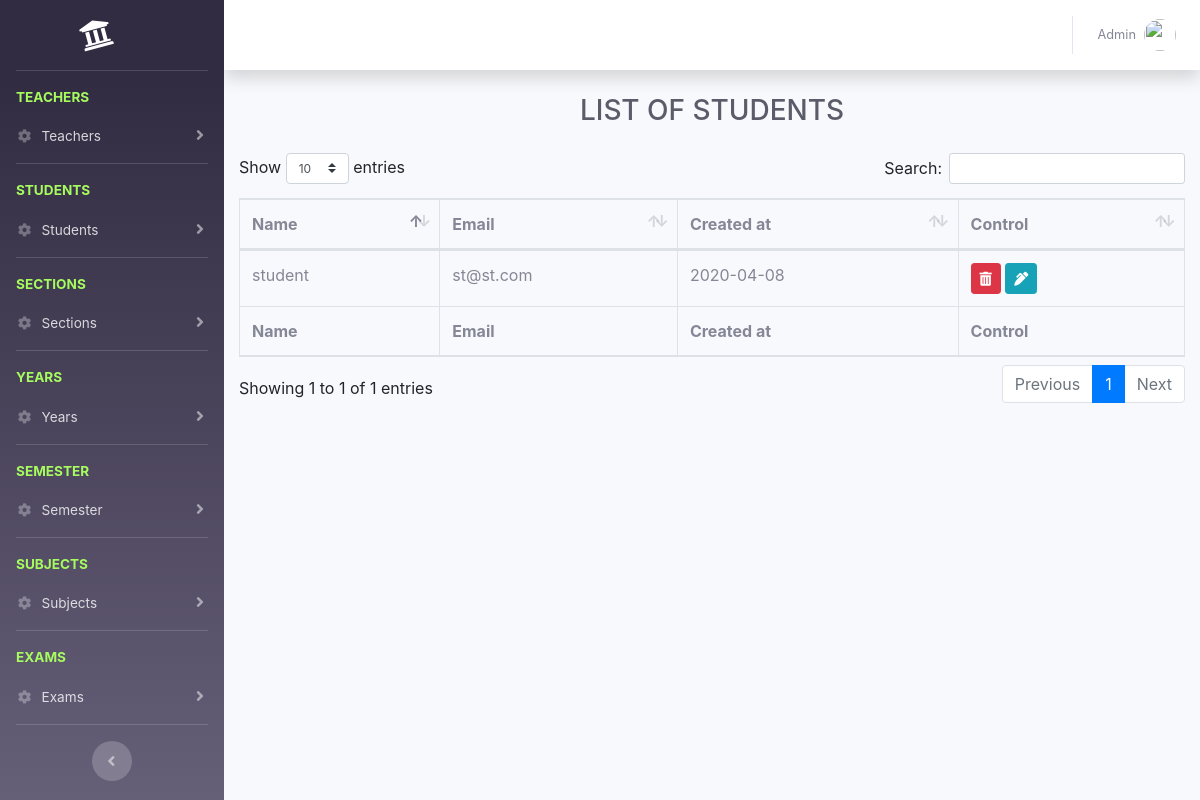
The app's page /admins/all-student.php (signed in), older data.
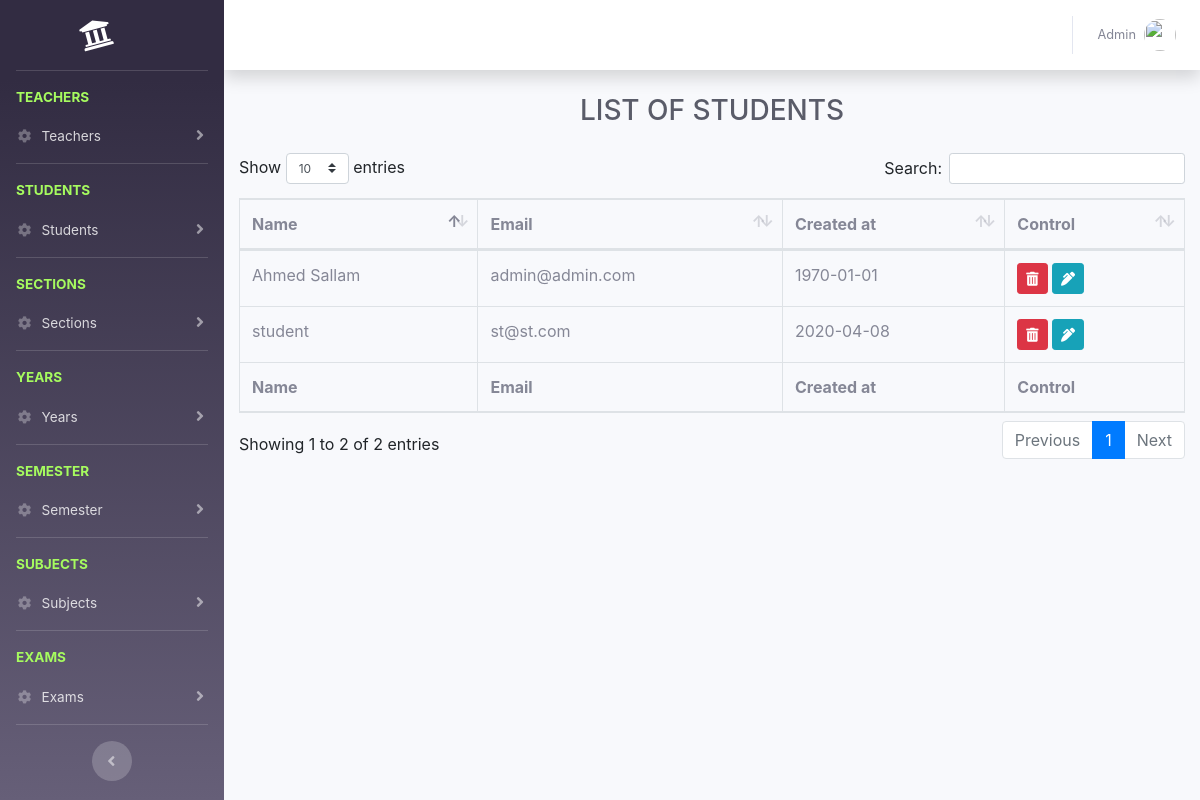
The same page, newer data.
### tables this page shows
CREATE TABLE `students` (
  `id` int(11) NOT NULL,
  `name` varchar(200) NOT NULL,
  `email` varchar(100) NOT NULL,
  `password` varchar(100) NOT NULL,
  `year_id` int(11) DEFAULT NULL,
  `section_id` int(11) DEFAULT NULL,
  `created_at` date DEFAULT NULL
);

### admins/all-student.php (the view, shortened to what this page needs)
<?php
require('../connection.php');
include('../layout/header.php');
include('layout/sidebar.php');
include('layout/topnav.php');
$sql = "SELECT * FROM students";
$result = mysqli_query($conn, $sql);
$students = $result->fetch_all(MYSQLI_ASSOC);
?>
<div class="container-fluid">
    <div class="d-sm-flex align-items-center justify-content-between mb-4">
        <h1 class="m-auto h3 mb-0 text-gray-800 text-uppercase">list of students</h1>
    </div>
    <div class="row">
        <div class="col-md-12">
        </div>
        <div class="col-md-12">
            <table class="table table-bordered students_table">
                <thead>
                <tr>
                    <th>Name</th>
                    <th>Email</th>
                    <th>Created at</th>
                    <th>Control</th>
                </tr>
                </thead>
                <tbody>
                    <?php
                    foreach ($students as $student) { ?>
                        <tr>
                            <td><?= $student['name']?></td>
                            <td><?= $student['email']?></td>
                            <td><?= date('Y-m-d', strtotime($student['created_at'])) ?></td>
                            <td>
                                <a href="#" data-toggle="modal" data-target="#delete_modal" data-href="<?=APP?>/controllers/students/delete.php?id=<?=$student['id']?>" class="btn btn-danger btn-sm delete_link"><i class="fa fa-trash-alt"></i></a>
                                <a data-toggle="modal" data-target="#edit_modal" href="#" data-href="<?=APP?>/controllers/students/get_info.php?id=<?=$student['id']?>" class="btn btn-info btn-sm edit_link"><i class="fa fa-pen-alt"></i></a>
                            </td>
                        </tr>
                    <?php } ?>
                </tbody>
                <tfoot>
                <tr>
                    <th>Name</th>
                    <th>Email</th>
                    <th>Created at</th>
                    <th>Control</th>
                </tr>
                </tfoot>
            </table>
        </div>
    </div>
</div>
<?php include('../layout/footer.php');?>

Row changes from the older to the newer data that the page shows:
added students: name "Ahmed Sallam", email "admin@admin.com", created_at "1970-01-01"
Text that changed along with them:
text written by a page script: "Show entries Search: Showing 1 to 1 of 1 entries Previous 1 Next" → "Show entries Search: Showing 1 to 2 of 2 entries Previous 1 Next"
